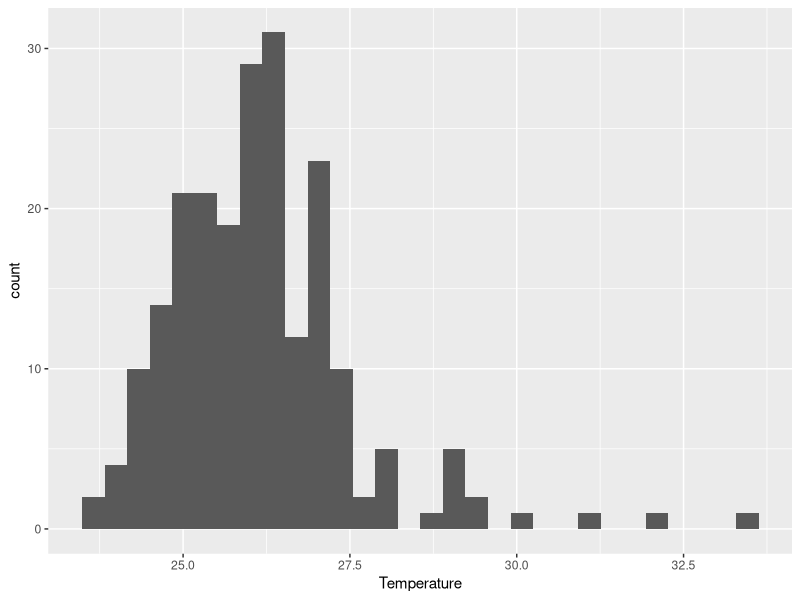
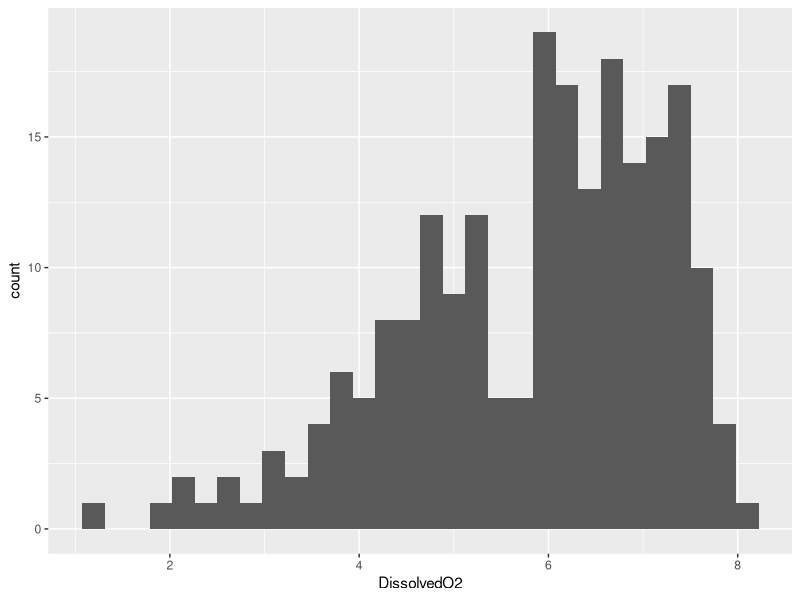
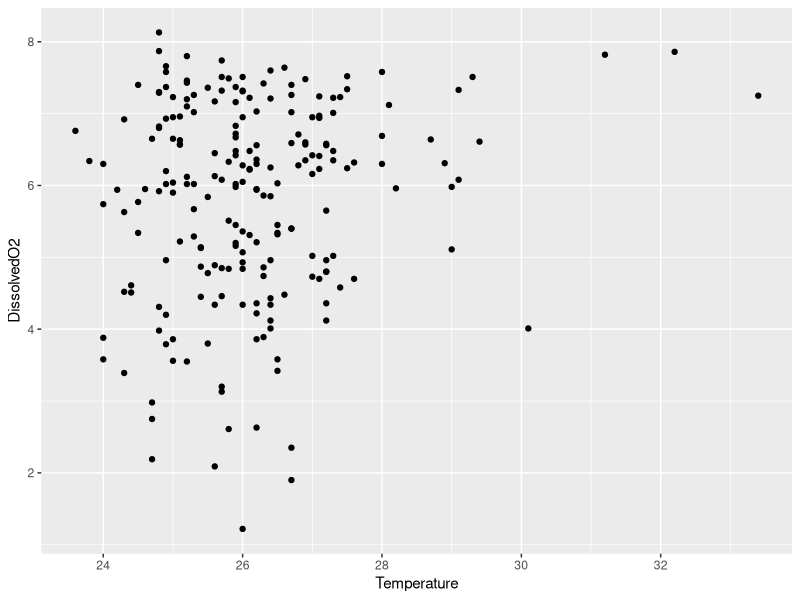
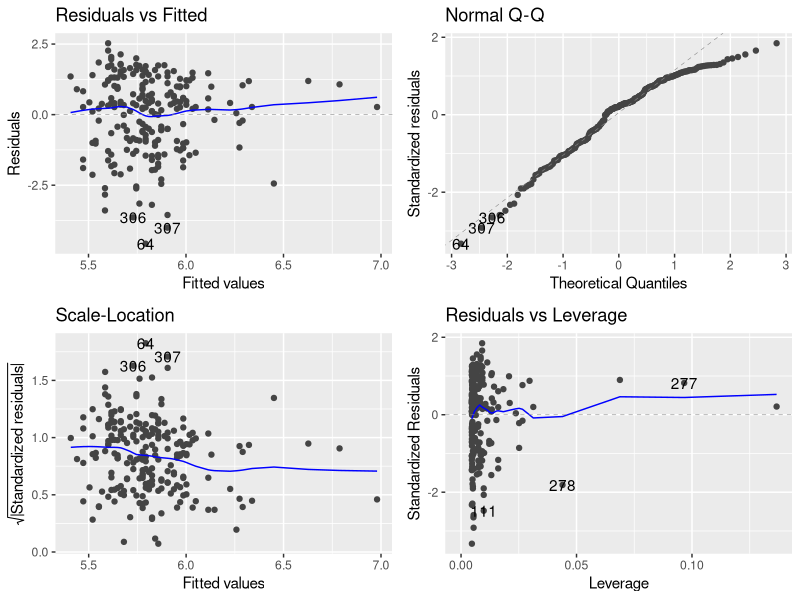
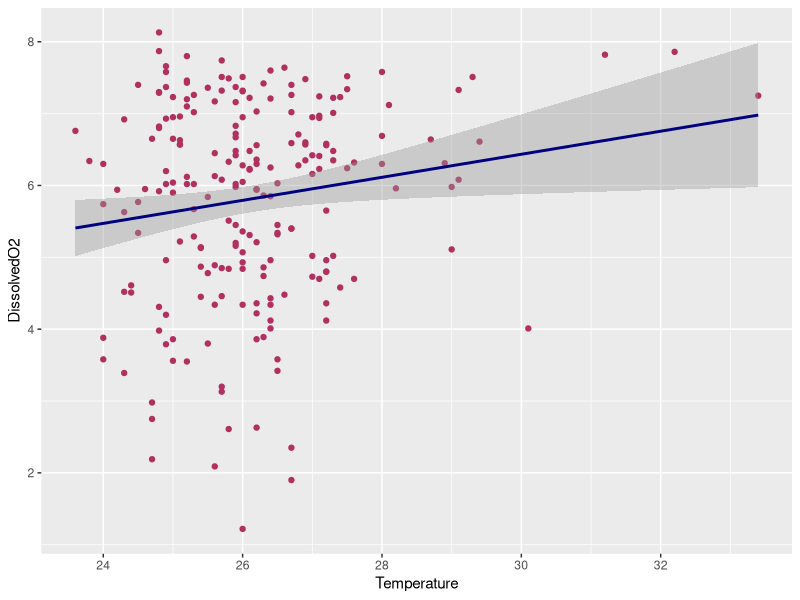
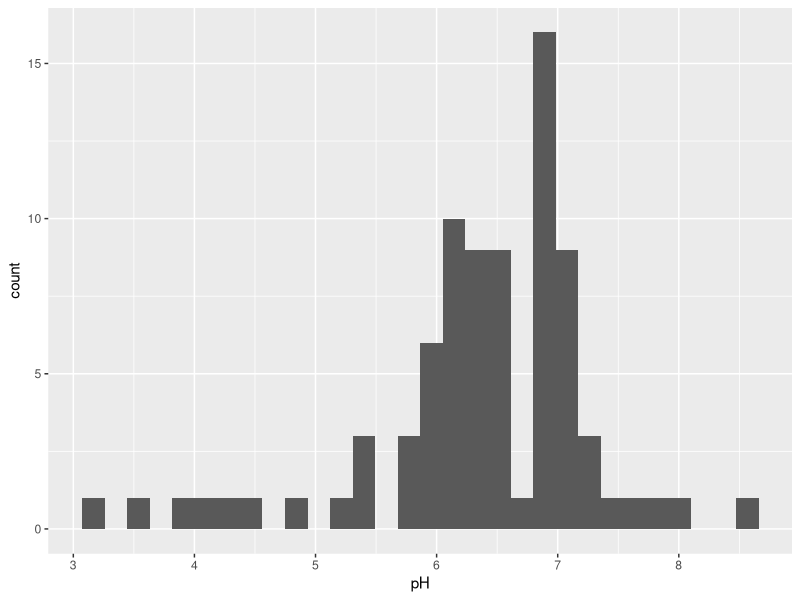
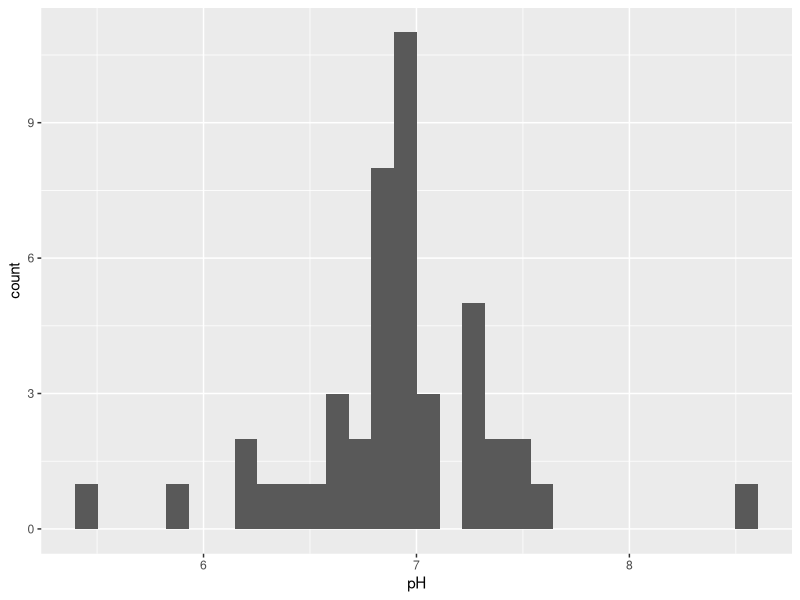
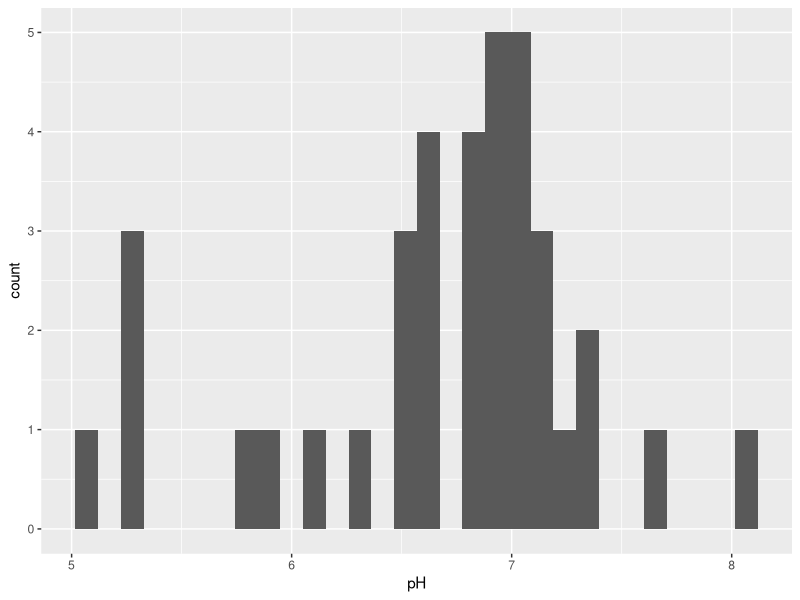

These charts were generated, in order, by the following R code:
## ---- chunk 1
rm(list = ls())
library(here)
library(ggfortify)
library(tidyverse)

## The here package allows for data set to be imported. ggfortify includes everything needed for producing appropriate figures for data. Tidyverse contains a variety of functions from dplyr and tidyr. 
## ---- chunk 2
Bacteria_Data <- read.csv(here("Data", "AS-Raw-Data-Indicator-bacteria-project.csv"), stringsAsFactors=TRUE)

Bacteria_Data <- na.omit(Bacteria_Data)

## na.omit() assigns itself to Bacteria_Data to remove any rows containing NA. This is necessary in tidying data for analysis, as such rows could be from lower quality samples. 
## ---- chunk 3
summary(Bacteria_Data)
## ---- chunk 4
Bacteria_Data1 <- Bacteria_Data[,13:14]

## Columns 13 and 14 are selected via indexing, as they contain values for temperature and dissolved O2.  

Bacteria_Data1 <- na.omit(Bacteria_Data1)
## ---- chunk 5
ggplot(Bacteria_Data1, aes(x=Temperature)) +
  geom_histogram()

ggplot(Bacteria_Data1, aes(x=DissolvedO2)) +
  geom_histogram()

## ---- chunk 6
ggplot(Bacteria_Data1, aes(x=Temperature, y=DissolvedO2)) +
  geom_point()
## ---- chunk 7
Temp_O2 <- lm(DissolvedO2 ~ Temperature, data=Bacteria_Data1) 

autoplot(Temp_O2)
## ---- chunk 8
summary(Temp_O2) 
## ---- chunk 9
ggplot(Bacteria_Data1, aes(x=Temperature, y=DissolvedO2)) +
  geom_point(colour="maroon") +
  geom_smooth(method = 'lm', colour="navy") 
## geom_smooth with 'lm' creates a linear model of the data. This additional feature also depicts a weak positive trend in points. 
## ---- chunk 10
Bacteria_Data2 <- Bacteria_Data[c(2, 10)]

Bacteria_Data2 <- na.omit(Bacteria_Data2)
## ---- chunk 11
Cattle <- Bacteria_Data %>% filter(Land_Use == "Cattle_Pasture")

Mature <- Bacteria_Data %>% filter(Land_Use == "Mature_Forest")

Secondary <- Bacteria_Data %>% filter(Land_Use == "Secondary_Forest")

Silvopasture <- Bacteria_Data %>% filter(Land_Use == "Silvopasture")

## New data sets are created specific to each sample site. This way, plots can be easily constructed from data specific to each location. 
## ---- chunk 12
ggplot(Cattle, aes(x=pH))+
  geom_histogram()

ggplot(Secondary, aes(x=pH))+
  geom_histogram()

ggplot(Mature, aes(x=pH))+
  geom_histogram()

ggplot(Silvopasture, aes(x=pH))+
  geom_histogram()
## ---- chunk 13
ggplot(Bacteria_Data2, aes(x = Land_Use, y = pH, fill=Land_Use)) + 
  geom_boxplot() 

## Land_Use will be my x-axis, as it is categorical. Points should be plotted above each site from the y-axis. 
## ---- chunk 14
Land_pH <- lm(pH ~ Land_Use, data=Bacteria_Data2)

autoplot(Land_pH)
## ---- chunk 15
anova(Land_pH)
## ---- chunk 16
library(multcompView)

Bacteria_Data2aov <- aov(pH ~ Land_Use, data=Bacteria_Data2)

## Anova test performed on solely Land_Use. This tells us that coliform count differs significantly between all sites, but a Tukey test will demonstrate significance between locations. 

summary(Bacteria_Data2aov)

Bacteria_Data2Tukey <- TukeyHSD(Bacteria_Data2aov, conf.level=.95) 

##Tukey test performed--set to a variable. 

Bacteria_Data2Tk <- group_by(Bacteria_Data2, Land_Use) %>%
  summarise(mean=mean(pH), quant = quantile(pH, probs = 0.75)) %>%
  arrange(desc(mean))

##Statistics regarding mean and quartiles made into a table, which is then used to create letters on our boxplot. 

Bacteria_Data2cld <- multcompLetters4(Bacteria_Data2aov, Bacteria_Data2Tukey)
Bacteria_Data2cld <- as.data.frame.list(Bacteria_Data2cld$Land_Use)
Bacteria_Data2Tk$Bacteria_Data2cld <- Bacteria_Data2cld$Letters

## Letters assigned to different levels of Land_Use on table (A, B, AB).

print(Bacteria_Data2cld)

ggplot(Bacteria_Data2, aes(Land_Use, pH)) +
  geom_boxplot(aes(fill=Land_Use)) +
  xlab("Land Use") +
  ylab("pH") +
  theme(panel.grid.major = element_blank(), panel.grid.minor = element_blank()) +
   geom_text(data = Bacteria_Data2Tk, aes(x = Land_Use, y = quant, label = Bacteria_Data2cld), size = 5, vjust=-1, hjust =-1)

##Box-plot created and formatted. Letters must be raised and increased in size once set on plot. Label of geom_text is assigned data regarding letter assignments on table.
## ---- chunk 17
Bacteria_Data3 <- Bacteria_Data[c(2, 8)] 

Bacteria_Data3 <- na.omit(Bacteria_Data3)

## ---- chunk 18
ggplot(Cattle, aes(x=Coliform_MPN))+
  geom_histogram()

ggplot(Secondary, aes(x=Coliform_MPN))+
  geom_histogram()

ggplot(Mature, aes(x=Coliform_MPN))+
  geom_histogram()

ggplot(Silvopasture, aes(x=Coliform_MPN))+
  geom_histogram()
## ---- chunk 19
ggplot(Bacteria_Data3, aes(x = Land_Use, y = Coliform_MPN, fill=Land_Use)) + 
  geom_boxplot() +
  xlab("Land Use") +
  ylab("Coliform Count (MPN)") 
## ---- chunk 20
Land_Coliform <- lm(Coliform_MPN ~ Land_Use, data=Bacteria_Data3)

autoplot(Land_Coliform)
## ---- chunk 21
anova(Land_Coliform)

summary(Land_Coliform)
## ---- chunk 22

library(multcompView)

Bacteria_Data3aov <- aov(Coliform_MPN ~ Land_Use, data=Bacteria_Data3)

## Anova test performed on solely Land_Use. This tells us that coliform count differs significantly between all sites, but a Tukey test will demonstrate significance between locations. 

summary(Bacteria_Data3aov)

Bacteria_Data3Tukey <- TukeyHSD(Bacteria_Data3aov, conf.level=.95) 

##Tukey test performed--set to a variable. 

Bacteria_Data3Tk <- group_by(Bacteria_Data3, Land_Use) %>%
  summarise(mean=mean(Coliform_MPN), quant = quantile(Coliform_MPN, probs = 0.75)) %>%
  arrange(desc(mean))

##Statistics regarding mean and quartiles made into a table, which is then used to create letters on our boxplot. 

Bacteria_Data3cld <- multcompLetters4(Bacteria_Data3aov, Bacteria_Data3Tukey)
Bacteria_Data3cld <- as.data.frame.list(Bacteria_Data3cld$Land_Use)
Bacteria_Data3Tk$Bacteria_Data3cld <- Bacteria_Data3cld$Letters

## Letters assigned to different levels of Land_Use on table (A, B, AB).

print(Bacteria_Data3cld)

ggplot(Bacteria_Data3, aes(Land_Use, Coliform_MPN)) +
  geom_boxplot(aes(fill=Land_Use)) +
  xlab("Land Use") +
  ylab("Coliform Count (MPN)") +
  theme(panel.grid.major = element_blank(), panel.grid.minor = element_blank()) +
   geom_text(data = Bacteria_Data3Tk, aes(x = Land_Use, y = quant, label = Bacteria_Data3cld), size = 5, vjust=-1, hjust =-1)

##Box-plot created and formatted. Letters must be raised and increased in size once set on plot. Label of geom_text is assigned data regarding letter assignments on table. 

## ---- chunk 23
Bacteria_Data4 <- Bacteria_Data[c(2, 8, 10:11, 13:14)]

Bacteria_Data4 <- na.omit(Bacteria_Data4)
## ---- chunk 24
Bacteria_Data4aov <- aov(Coliform_MPN ~ pH + Temperature + DissolvedO2 +Conductivity + Land_Use, data=Bacteria_Data4)

summary(Bacteria_Data4aov)
